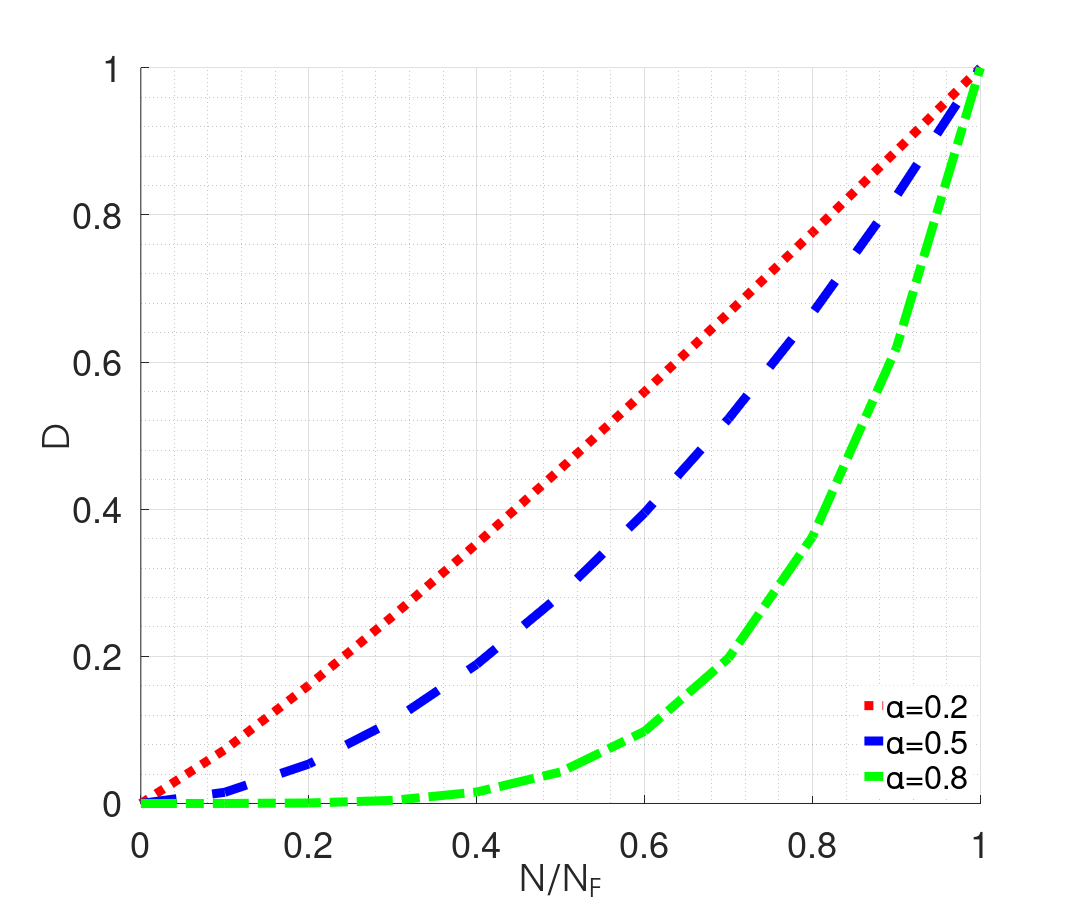

This figure's MATLAB source:
clear;clc

gam=0.1;

alpha1=0.2;
alpha2=0.5;
alpha3=0.8;
ratio=0:0.1:1;

D1=(1-(1-ratio.^(1/(1-alpha1)))).^(1/(gam+1));
D2=(1-(1-ratio.^(1/(1-alpha2)))).^(1/(gam+1));
D3=(1-(1-ratio.^(1/(1-alpha3)))).^(1/(gam+1));

hold on
pd1= plot(ratio,D1,':r','LineWidth', 10);
pd2= plot(ratio,D2,'--b','LineWidth', 10);
pd3= plot(ratio,D3,'-.g','LineWidth', 10);


% title('Damage versus fatigue cycle ratio with different \alpha with \gamma=0.1');
xlabel('N/N_{F}');
ylabel('D');
grid on;
grid minor;
hXLabel = xlabel('N/N_{F}');
hYLabel =ylabel('D');

hLegend=legend([pd1,pd2,pd3], '\alpha=0.2','\alpha=0.5','\alpha=0.8','Location','southeast');
set([hLegend, gca], 'FontSize', 40)
set(hLegend,'Box','on');
set(hLegend,'EdgeColor',[1 1 1]); %set the edge colour of the legend to white 
% Adjust font
set(gca, 'FontName', 'Helvetica')
set([hXLabel, hYLabel], 'FontName', 'AvantGarde')
set([hXLabel, hYLabel], 'FontSize',40)

% Adjust axes properties
set(gcf,'color','w'); %set figure background transparent
set(gca,'color','w'); %set axis transparent
% Maximize print figure
set(gcf,'outerposition',get(0,'screensize'));
set(gcf, 'PaperPositionMode', 'manual');
set(gcf, 'PaperUnits', 'points'); %[ {inches} | centimeters | normalized | points ]
set(gcf, 'PaperPosition', [0 0 1200 1000]); %set(gcf,'PaperPosition',[left,bottom,width,height])
saveas(gcf,'F:\Git\Doctor_thesis_Zepeng\figures\Dratio1.png');
